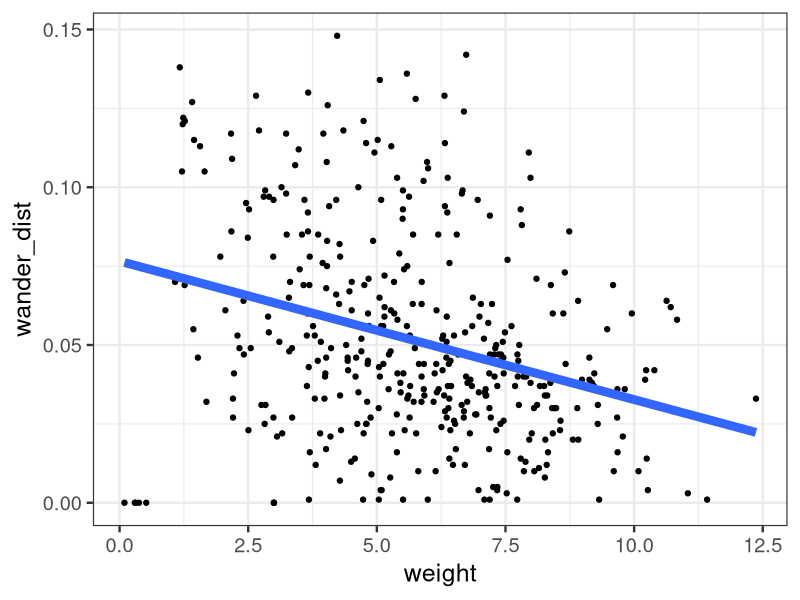
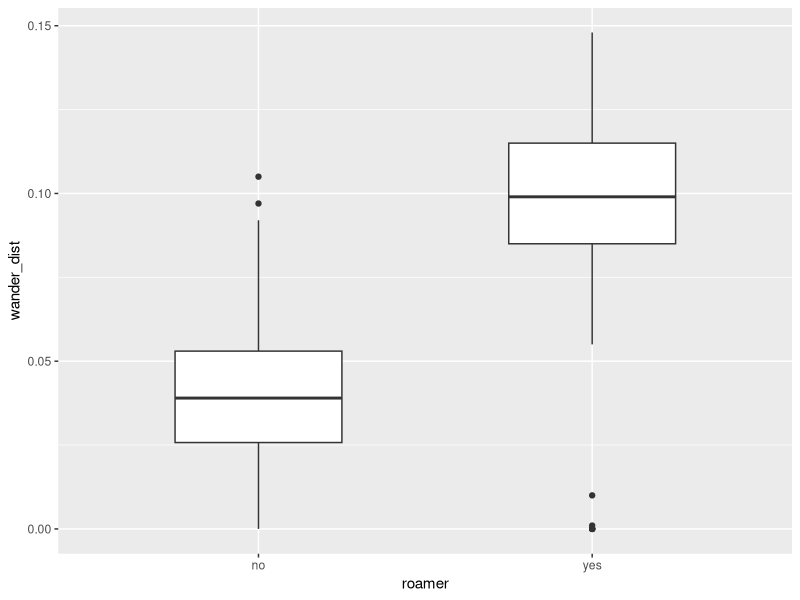

Generate these figures, in order, with R: (Note: this script raises an error after producing the figures.)
## ---- echo = FALSE, message = FALSE--------------------------------------
library(MASS)
library(dplyr)
library(ggplot2)


## ---- echo = FALSE, message = FALSE--------------------------------------

library(dplyr)
library(ggplot2)

cats <- read.csv('data/herding-cats.csv') %>% tbl_df

ggplot(cats, aes(x = weight, y = wander_dist)) + 
  geom_point() + 
  geom_smooth(method = 'lm', formula = y ~ x, se = FALSE, size = 3) + 
  theme_bw(base_size = 18)


## ------------------------------------------------------------------------
weight_fit <- lm(formula = wander_dist ~ weight, data = cats)
summary(weight_fit)


## ------------------------------------------------------------------------
wander_fit <- lm(formula = wander_dist ~ weight + age , data = cats)
summary(wander_fit)


## ------------------------------------------------------------------------
wander_fit <- lm(formula = wander_dist ~ weight + age + fixed, data = cats)
summary(wander_fit)


## ------------------------------------------------------------------------
wander_fit <- lm(formula = wander_dist ~ weight + age + factor(coat) + sex, data = cats)
summary_fit <- summary(wander_fit)
summary_fit['coefficients']


## ------------------------------------------------------------------------
wander_fit <- lm(formula = wander_dist ~ weight * age, data = cats)
summary(wander_fit)


## ------------------------------------------------------------------------
ggplot(cats, aes(x = roamer, y = wander_dist)) + 
  geom_boxplot(width = 0.5)


## ------------------------------------------------------------------------
roamer_fit <- glm(formula = roamer ~ wander_dist, data = cats, family = binomial )


## ------------------------------------------------------------------------
glm_summary <- summary(roamer_fit)
glm_summary


## ------------------------------------------------------------------------
roamer_fit <- glm(formula = roamer ~ wander_dist + weight, data = cats, family = binomial )
summary(roamer_fit)


## ------------------------------------------------------------------------
ggplot(cats, aes(x = weight, y = wander_dist, color = roamer)) + 
  geom_point(size = 2) +
  geom_smooth(method = 'lm', se = FALSE, size = 3) +
  theme_bw(base_size = 18)

# cats$roamer <- relevel(cats$roamer, ref = 'yes')
roamer_fit <- glm(formula = roamer ~ wander_dist + weight, data = cats, family = binomial )
glm_summary <- summary(roamer_fit)
glm_summary

names(glm_summary)
glm_summary$coefficients
glm_summary$null.deviance
glm_summary$deviance
glm_summary$aic


## ------------------------------------------------------------------------
new_cats <- data.frame(wander_dist = c(0.15, 0.10, 0.05),
                       weight = c(2, 6, 12))
new_cats

predicted_logit <- predict(object = roamer_fit, newdata = new_cats)
predicted_logit

predicted_probs <- predict(object = roamer_fit, newdata = new_cats, type = 'response')
predicted_probs


## ------------------------------------------------------------------------
new_cats$predicted_prob <- predicted_probs
new_cats <- new_cats %>% mutate(roamer = ifelse(predicted_prob > 0.5, 'yes', 'no'))

ggplot(cats, aes(x = weight, y = wander_dist, color = roamer, group = roamer)) + 
  geom_point(size = 2) +
  geom_point(data = new_cats, aes(x = weight, y = wander_dist, color = roamer), size = 8) +
  theme_bw(base_size = 18)


## ------------------------------------------------------------------------
cats <- cats %>% 
  mutate(scale_weight = scale(weight),
         scale_wander = scale(wander_dist),
         scale_age = scale(age))


## ------------------------------------------------------------------------
cats_cluster <- 
  kmeans(x = cats %>% select(scale_weight, scale_wander, scale_age), 
         centers = 3,
         nstart = 20)
str(cats_cluster)
cats_cluster$centers


## ------------------------------------------------------------------------
cats$cluster <- factor(cats_cluster$cluster)
cluster_centers <- as.data.frame(cats_cluster$centers)

ggplot(data = cats) + 
  geom_point(aes(x = scale_age, y = scale_weight, color = cluster), size = 4) + 
  geom_point(data = cluster_centers, aes(x = scale_age, y = scale_weight), color = 'black', size  = 8) +
  theme_bw(base_size = 18)

ggplot(data = cats) + 
  geom_point(aes(x = scale_age, y = scale_wander, color = cluster), size = 4) + 
  geom_point(data = cluster_centers, aes(x = scale_age, y = scale_wander), color = 'black', size  = 8) +
  theme_bw(base_size = 18)

ggplot(data = cats) + 
  geom_point(aes(x = scale_weight, y = scale_wander, color = cluster), size = 4) + 
  geom_point(data = cluster_centers, aes(x = scale_weight, y = scale_wander), color = 'black', size  = 8) +
  theme_bw(base_size = 18)

